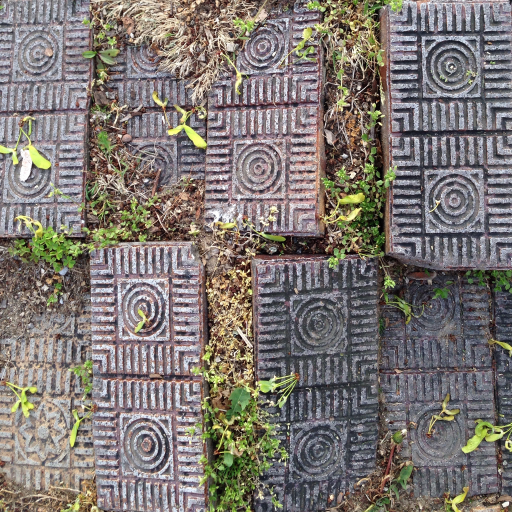
#> input picture testout.png, 1024 x 1024 px (shown at 1/2 size); its folder holds only this picture in this run
$ python -i ddslop.py   (imports and definitions only)
#> lines starting #> are read from the running program, lines starting #| are printed output that depends on the picture
#> further down, picture is the input picture: PIL image 1024x1024 RGBA; mean R, G, B, A 125.9, 119.2, 114.7, 254.8
"""DDS texture writer with DXT1/DXT5 (BC1/BC3) compression and mipmap support.

Dependencies: numpy, Pillow
"""

import struct
import numpy as np
from PIL import Image

# ── DDS constants ──────────────────────────────────────────────────────────────

_DDSD_CAPS        = 0x1
_DDSD_HEIGHT      = 0x2
_DDSD_WIDTH       = 0x4
_DDSD_PIXELFORMAT = 0x1000
_DDSD_MIPMAPCOUNT = 0x20000
_DDSD_LINEARSIZE  = 0x80000

_DDPF_FOURCC = 0x4

_DDSCAPS_COMPLEX = 0x8
_DDSCAPS_TEXTURE = 0x1000
_DDSCAPS_MIPMAP  = 0x400000

_FOURCC_DXT1 = struct.unpack("<I", b"DXT1")[0]
_FOURCC_DXT5 = struct.unpack("<I", b"DXT5")[0]

# ── Lookup tables (allocated once) ────────────────────────────────────────────

# DXT1: palette positions along endpoint line at t = 0, 1/3, 2/3, 1
#   sorted by t: idx1(0) idx3(1/3) idx2(2/3) idx0(1)
_BC1_INDEX_MAP = np.array([1, 3, 2, 0], dtype=np.uint8)
_BC1_PACK_WEIGHTS = (np.uint32(1) << (2 * np.arange(16, dtype=np.uint32)))

# DXT5 alpha: 8 positions along endpoint line at t = 0, 1/7, …, 6/7, 1
#   sorted by t: idx1(0) idx7(1/7) idx6(2/7) … idx2(6/7) idx0(1)
_BC3A_INDEX_MAP = np.array([1, 7, 6, 5, 4, 3, 2, 0], dtype=np.uint8)
_BC3A_BYTE_SHIFTS = np.array([0, 8, 16, 24, 32, 40], dtype=np.uint64)
_BC3A_PACK_WEIGHTS = (np.uint64(1) << (3 * np.arange(16, dtype=np.uint64)))

# ── Global quality knobs ───────────────────────────────────────────────────────

# When True the 2-subset and 3-subset partition search functions replace the
# pure bounding-box range heuristic with a single PCA power iteration per
# subset.  The power-iteration score (sum of squared projections onto the
# approximate principal axis) is a better proxy for within-subset variance than
# the axis-aligned bbox diagonal, at a modest extra cost.
_PARTITION_PCA: bool = True

# Tried this, but it doesn't actually really help lol
_ERROR_DIFFUSION: bool = False

# When True, _compress_bc7_s picks a mode uniformly at random per block instead
# of by lowest error.  Useful for exercising every decoder path.
_DEBUG_RANDOM: bool = False

# ── Helpers ────────────────────────────────────────────────────────────────────

def _pack_565(rgb):
    """(n, 3) float32 [0-255] → (n,) uint16 RGB565 with proper rounding."""
    # Scale and round each channel to its target bit depth
    # Red: 5 bits (0-31), Green: 6 bits (0-63), Blue: 5 bits (0-31)
    r = np.round(np.clip(rgb[..., 0], 0, 255) * (31 / 255)).astype(np.uint16)
    g = np.round(np.clip(rgb[..., 1], 0, 255) * (63 / 255)).astype(np.uint16)
    b = np.round(np.clip(rgb[..., 2], 0, 255) * (31 / 255)).astype(np.uint16)
    return (r << 11) | (g << 5) | b

def _unpack_565(c):
    """(n,) uint16 RGB565 → (n, 3) float32 [0-255]."""
    r = ((c >> 11) & 0x1F).astype(np.float32) * (255.0 / 31.0)
    g = ((c >> 5) & 0x3F).astype(np.float32) * (255.0 / 63.0)
    b = (c & 0x1F).astype(np.float32) * (255.0 / 31.0)
    return np.stack([r, g, b], axis=-1)


def _pad4(arr):
    """Pad H, W to multiples of 4 via edge replication."""
    h, w = arr.shape[:2]
    ph, pw = (-h) % 4, (-w) % 4
    if ph == 0 and pw == 0:
        return arr
    pad_width = [(0, ph), (0, pw)] + [(0, 0)] * (arr.ndim - 2)
    return np.pad(arr, pad_width, mode="edge")


def _to_blocks(arr):
    """(H, W, C) uint8 → (n_blocks, 16, C); H, W must be multiples of 4."""
    h, w, c = arr.shape
    return (arr
            .reshape(h // 4, 4, w // 4, 4, c)
            .transpose(0, 2, 1, 3, 4)
            .reshape(-1, 16, c))

# ── Endpoint selection ────────────────────────────────────────────────────────

def _endpoints_bbox(pixels):
    """Bounding-box endpoint selection. pixels: (n,16,3) float32 → c0,c1 uint16."""
    return _pack_565(pixels.max(axis=1)), _pack_565(pixels.min(axis=1))

def einsum_pc(a, b):
    return np.einsum("npc,npd->ncd", a, b)

def einsum_ij(a, b):
    return np.einsum("nij,nj->ni", a, b)

def np_mean(a, **kwargs):
    return np.mean(a, **kwargs)

# [117 lines left out: function _pca_endpoints, not called in this run]

from multiprocessing.pool import ThreadPool

# [35 lines left out: functions _pca_endpoints_p, _endpoints_pca, not called in this run]

# ── BC1 (DXT1) color compression ──────────────────────────────────────────────

def _compress_bc1(blocks, pca=0):
    """(n, 16, 3) uint8 → (n, 8) uint8 BC1 encoded."""
    n = blocks.shape[0]
    pixels = blocks.astype(np.float32)

    # Endpoint selection
    if pca:
        c0, c1 = _endpoints_pca(pixels, iterations=pca)
    else:
        c0, c1 = _endpoints_bbox(pixels)

    # Ensure c0 > c1 (selects 4-color mode)
    swap = c0 < c1
    c0, c1 = np.where(swap, c1, c0), np.where(swap, c0, c1)

    # Force c0 > c1 even for solid-color blocks
    eq = c0 == c1
    c0 = np.where(eq & (c0 < 0xFFFF), c0 + 1, c0).astype(np.uint16)
    still_eq = c0 == c1
    c1 = np.where(still_eq,
                   np.maximum(c1.astype(np.int32) - 1, 0),
                   c1.astype(np.int32)).astype(np.uint16)

    # Reconstruct endpoints from 565 for accurate palette matching
    e0 = _unpack_565(c0)  # (n, 3)
    e1 = _unpack_565(c1)  # (n, 3)

    # Project each pixel onto the e1→e0 line; t∈[0,1]
    direction = e0 - e1                                         # (n, 3)
    len_sq = np.maximum(
        (direction * direction).sum(axis=1, keepdims=True),     # (n, 1)
        1e-10)
    t = np.clip(
        ((pixels - e1[:, None, :]) * direction[:, None, :]).sum(axis=2) / len_sq,
                                      # (n, 16)
        0, 1)


    # Quantise to 4 palette slots → DXT index, optionally with error diffusion
    if _ERROR_DIFFUSION:
        pix_2d = pixels.reshape(n, 4, 4, 3)                    # (n, 4, 4, 3)
        rgb_err = np.zeros((n, 4, 4, 3), dtype=np.float32)     # accumulated RGB error
        raw_indices = np.empty((n, 4, 4), dtype=np.int32)

        for row in range(4):
            for col in range(4):
                # Shift this pixel by any RGB error diffused into it,
                # then re-project onto the endpoint line to get t.
                adj = pix_2d[:, row, col, :] + rgb_err[:, row, col, :]  # (n, 3)
                t_val = np.clip(
                    ((adj - e1) * direction).sum(axis=1) / len_sq[:, 0],
                    0, 1)                                        # (n,)

                # Quantise in t-space as before.
                q = np.clip(
                    (t_val * 3 + 0.5).astype(np.int32), 0, 3)  # (n,)
                raw_indices[:, row, col] = q

                # Reconstruct the palette RGB for the chosen slot and
                # measure the error in RGB space.
                # In 4-colour mode the palette is e1 + (k/3)*(e0-e1), k=0..3.
                palette_rgb = e1 + (q[:, None] / 3.0) * direction  # (n, 3)
                err_rgb = adj - palette_rgb                      # (n, 3)

                err_rgb *= 0.35
                _wa = (8.0/16.0) # 7
                _wb = (1.0/16.0) # 3
                _wc = (6.0/16.0) # 5
                _wd = (1.0/16.0) # 1

                # Floyd-Steinberg: distribute RGB error to in-block neighbours.
                if col + 1 < 4:
                    rgb_err[:, row,     col + 1] += err_rgb * _wa
                if row + 1 < 4:
                    if col - 1 >= 0:
                        rgb_err[:, row + 1, col - 1] += err_rgb * _wb
                    rgb_err[:, row + 1, col    ] += err_rgb * _wc
                    if col + 1 < 4:
                        rgb_err[:, row + 1, col + 1] += err_rgb * _wd

        indices = _BC1_INDEX_MAP[raw_indices.reshape(n, 16)]    # (n, 16)
    else:
        indices = _BC1_INDEX_MAP[
            np.clip(np.round((t * 3.0)).astype(np.int32), 0, 3)]

    # Pack 16×2-bit indices into one uint32 per block
    packed = (indices.astype(np.uint32) *
              _BC1_PACK_WEIGHTS[None, :]).sum(axis=1).astype(np.uint32)

    out = np.empty((n, 8), dtype=np.uint8)
    out[:, 0] = c0 & 0xFF
    out[:, 1] = c0 >> 8
    out[:, 2] = c1 & 0xFF
    out[:, 3] = c1 >> 8
    out[:, 4] = packed & 0xFF
    out[:, 5] = (packed >> 8) & 0xFF
    out[:, 6] = (packed >> 16) & 0xFF
    out[:, 7] = (packed >> 24) & 0xFF
    return out

# ── BC3 (DXT5) alpha compression ──────────────────────────────────────────────

def _compress_bc3_alpha(blocks):
    """(n, 16) uint8 → (n, 8) uint8 BC3 alpha encoded."""
    n = blocks.shape[0]

    a0 = blocks.max(axis=1).astype(np.int16)  # (n,)
    a1 = blocks.min(axis=1).astype(np.int16)

    # Ensure a0 > a1 (selects 8-interpolant mode)
    eq = a0 == a1
    a0 = np.where(eq, np.minimum(a0 + 1, 255), a0)
    still_eq = a0 == a1
    a1 = np.where(still_eq, np.maximum(a1 - 1, 0), a1)

    range_a = np.maximum((a0 - a1).astype(np.float32), 1.0)
    t = np.clip(
        (blocks.astype(np.float32) - a1[:, None].astype(np.float32))
            / range_a[:, None],
        0, 1)

    indices = _BC3A_INDEX_MAP[
        np.clip((t * 7 + 0.5).astype(np.int32), 0, 7)]

    # Pack 16×3-bit indices into 48 bits
    packed = (indices.astype(np.uint64) *
              _BC3A_PACK_WEIGHTS[None, :]).sum(axis=1)

    out = np.empty((n, 8), dtype=np.uint8)
    out[:, 0] = a0.astype(np.uint8)
    out[:, 1] = a1.astype(np.uint8)
    out[:, 2:8] = ((packed[:, None] >> _BC3A_BYTE_SHIFTS[None, :])
                    & np.uint64(0xFF)).astype(np.uint8)
    return out

# ── BC7 (BPTC) compression ────────────────────────────────────────────────────
#
# Implements modes 0, 1, 2, 3, 4, 5, 6 — covering 3-subset RGB (P-bit and plain),
# opaque 2-subset, precise 2-subset, separate-alpha (5-bit+6-bit and 7-bit+8-bit),
# and single-partition RGBA.

# 2-subset partition table (64 partitions × 16 pixels)
_BC7_P2 = np.array([int(c) for c in (
    "0011001100110011" "0001000100010001" "0111011101110111" "0001001100110111"
    "0000000100010011" "0011011101111111" "0001001101111111" "0000000100110111"
    "0000000000010011" "0011011111111111" "0000000101111111" "0000000000010111"
    "0001011111111111" "0000000011111111" "0000111111111111" "0000000000001111"
    "0000100011101111" "0111000100000000" "0000000010001110" "0111001100010000"
    "0011000100000000" "0000100011001110" "0000000010001100" "0111001100110001"
    "0011000100010000" "0000100010001100" "0110011001100110" "0011011001101100"
    "0001011111101000" "0000111111110000" "0111000110001110" "0011100110011100"
    "0101010101010101" "0000111100001111" "0101101001011010" "0011001111001100"
    "0011110000111100" "0101010110101010" "0110100101101001" "0101101010100101"
    "0111001111001110" "0001001111001000" "0011001001001100" "0011101111011100"
    "0110100110010110" "0011110011000011" "0110011010011001" "0000011001100000"
    "0100111001000000" "0010011100100000" "0000001001110010" "0000010011100100"
    "0110110010010011" "0011011011001001" "0110001110011100" "0011100111000110"
    "0110110011001001" "0110001100111001" "0111111010000001" "0001100011100111"
    "0000111100110011" "0011001111110000" "0010001011101110" "0100010001110111"
)], dtype=np.uint8).reshape(64, 16)

# 3-subset partition table (64 × 16) — needed for anchor table validation
_BC7_P3 = np.array([int(c) for c in (
    "0011001102212222" "0001001122112221" "0000200122112211" "0222002200110111"
    "0000000011221122" "0011001100220022" "0022002211111111" "0011001122112211"
    "0000000011112222" "0000111111112222" "0000111122222222" "0012001200120012"
    "0112011201120112" "0122012201220122" "0011011211221222" "0011200122002220"
    "0001001101121122" "0111001120012200" "0000112211221122" "0022002200221111"
    "0111011102220222" "0001000122212221" "0000001101220122" "0000110022102210"
    "0122012200110000" "0012001211222222" "0110122112210110" "0000011012211221"
    "0022110211020022" "0110011020022222" "0011012201220011" "0000200022112221"
    "0000000211221222" "0222002200120011" "0011001200220222" "0120012001200120"
    "0000111122220000" "0120120120120120" "0120201212010120" "0011220011220011"
    "0011112222000011" "0101010122222222" "0000000021212121" "0022112200221122"
    "0022001100220011" "0220122102201221" "0101222222220101" "0000212121212121"
    "0101010101012222" "0222011102220111" "0002111200021112" "0000211221122112"
    "0222011101110222" "0002111211120002" "0110011001102222" "0000000021122112"
    "0110011022222222" "0022001100110022" "0022112211220022" "0000000000002112"
    "0002000100020001" "0222122202221222" "0101222222222222" "0111201122012220"
)], dtype=np.uint8).reshape(64, 16)

# Anchor index for subset 1 in 2-subset modes (indexed by partition ID)
_BC7_A2 = np.array([
    15,15,15,15,15,15,15,15, 15,15,15,15,15,15,15,15,
    15, 2, 8, 2, 2, 8, 8,15,  2, 8, 2, 2, 8, 8, 2, 2,
    15,15, 6, 8, 2, 8,15,15,  2, 8, 2, 2, 2,15,15, 6,
     6, 2, 6, 8,15,15, 2, 2, 15,15,15,15,15, 2, 2,15,
], dtype=np.uint8)

# Anchor indices for 3-subset modes (subset 1 and subset 2)
_BC7_A3_2 = np.array([
     3, 3,15,15, 8, 3,15,15,  8, 8, 6, 6, 6, 5, 3, 3,
     3, 3, 8,15, 3, 3, 6,10,  5, 8, 8, 6, 8, 5,15,15,
     8,15, 3, 5, 6,10, 8,15, 15, 3,15, 5,15,15,15,15,
     3,15, 5, 5, 5, 8, 5,10,  5,10, 8,13,15,12, 3, 3,
], dtype=np.uint8)

_BC7_A3_3 = np.array([
    15, 8, 8, 3,15,15, 3, 8, 15,15,15,15,15,15,15, 8,
    15, 8,15, 3,15, 8,15, 8,  3,15, 6,10,15,15,10, 8,
    15, 3,15,10,10, 8, 9,10,  6,15, 8,15, 3, 6, 6, 8,
    15, 3,15,15,15,15,15,15, 15,15,15,15, 3,15,15, 8,
], dtype=np.uint8)

# Interpolation weights (integer, out of 64)
_BC7_W2 = np.array([0, 21, 43, 64], dtype=np.int32)
_BC7_W3 = np.array([0, 9, 18, 27, 37, 46, 55, 64], dtype=np.int32)
_BC7_W4 = np.array([0, 4, 9, 13, 17, 21, 26, 30,
                     34, 38, 43, 47, 51, 55, 60, 64], dtype=np.int32)

# Searchsorted boundaries (normalised to [0,1]) for index assignment
_BC7_B2 = (_BC7_W2[:-1] + _BC7_W2[1:]).astype(np.float64) / 128.0
_BC7_B3 = (_BC7_W3[:-1] + _BC7_W3[1:]).astype(np.float64) / 128.0
_BC7_B4 = (_BC7_W4[:-1] + _BC7_W4[1:]).astype(np.float64) / 128.0

# ── BC7 quantisation tables ──────────────────────────────────────────────────
# Dequant: N-bit value → 8-bit value   (bit replication)
# Quant:   8-bit value → N-bit value   (nearest match)

_BC7_DEQUANT = {}
_BC7_QUANT = {}
# [6 lines not run here, left out]

# P-bit–aware tables: key = (color_bits, p_bit)
_BC7_DEQUANT_PB = {}
_BC7_QUANT_PB = {}
# [9 lines not run here, left out]

# ── BC7 bit-packing helpers ───────────────────────────────────────────────────

# [36 lines left out: functions _bw, _bc7_pack, _bc7_project_idx, not called in this run]


def _bc7_error_helper(pixels, recon):
    return ((pixels - recon) ** 2)

# [979 lines left out: functions _bc7_error, _bc7_mode6, _bc7_mode5, _bc7_mode4_0, _bc7_mode4_1, _bc7_best_partition and 5 more, not called in this run]

def _worker_unpack(args):
    chunk, pca, lite, nano, zero = args
    return _compress_bc7_s(chunk, pca=pca, lite=lite, nano=nano, zero=zero)

# [38 lines left out: function _compress_bc7, not called in this run]

# ── Per-level compression ─────────────────────────────────────────────────────

def _compress_level(arr, pixel_format, pca=0):
    """Compress one mip level.  arr: (H, W, C) uint8 (any H/W)."""
    arr = _pad4(arr)

    if pixel_format == "BC7" or pixel_format == "BC7lite" or pixel_format == "BC7nano" or pixel_format == "BC7zero":
        if arr.shape[2] < 4:
            arr = np.concatenate([arr[..., :3],
                                  np.full(arr.shape[:2] + (1,), 255, np.uint8)], axis=2)
        return _compress_bc7(_to_blocks(arr[:, :, :4]), pca=pca, lite=pixel_format == "BC7lite", nano=pixel_format == "BC7nano", zero=pixel_format == "BC7zero").tobytes()

    rgb = arr[..., :3]
    rgb_blocks = _to_blocks(rgb)
    color = _compress_bc1(rgb_blocks, pca=pca)

    if pixel_format == "DXT1":
        return color.tobytes()

    # DXT5: alpha block (8 B) then color block (8 B) per 4×4 tile
    if arr.shape[2] >= 4:
        alpha_blocks = _to_blocks(arr[..., 3:4]).squeeze(-1)
    else:
        alpha_blocks = np.full(rgb_blocks.shape[:2], 255, dtype=np.uint8)
    alpha = _compress_bc3_alpha(alpha_blocks)
    return np.concatenate([alpha, color], axis=1).tobytes()

# ── DDS header ─────────────────────────────────────────────────────────────────

def _write_header(f, width, height, pixel_format, mip_count):
    flags = (_DDSD_CAPS | _DDSD_HEIGHT | _DDSD_WIDTH |
             _DDSD_PIXELFORMAT | _DDSD_LINEARSIZE)
    caps = _DDSCAPS_TEXTURE

    if mip_count > 1:
        flags |= _DDSD_MIPMAPCOUNT
        caps |= _DDSCAPS_COMPLEX | _DDSCAPS_MIPMAP

    block_size = 8 if pixel_format == "DXT1" else 16
    bw = max(1, (width + 3) // 4)
    bh = max(1, (height + 3) // 4)
    linear_size = bw * bh * block_size

    fourcc = _FOURCC_DXT1 if pixel_format == "DXT1" else _FOURCC_DXT5

    f.write(b"DDS ")
    f.write(struct.pack("<7I", 124, flags, height, width,
                        linear_size, 0, mip_count))
    f.write(b"\x00" * 44)                         # dwReserved1[11]
    f.write(struct.pack("<2I", 32, _DDPF_FOURCC))  # pixelformat size + flags
    f.write(struct.pack("<I", fourcc))
    f.write(b"\x00" * 20)                          # bit counts / masks
    f.write(struct.pack("<5I", caps, 0, 0, 0, 0))


# [27 lines left out: function _write_header_dx10, not called in this run]

# ── Public API ─────────────────────────────────────────────────────────────────

def _is_bc7(pixel_format):
    return pixel_format in ("BC7", "BC7lite", "BC7nano", "BC7zero")


def to_buffer(image, pixel_format=None, mipmaps=True, mipmaps_linear=False, pca=0):
    """Compress a PIL Image to DDS and return the raw bytes.

    Args:
        image:        PIL Image (any mode — converted automatically).
        pixel_format: ``"DXT1"`` (BC1), ``"DXT5"`` (BC3), ``"BC7"`` / ``"BC7lite"``
                      / ``"BC7nano"`` / ``"BC7zero"`` (BPTC).
                      Auto-detected from image mode when *None*.
        mipmaps:      Generate a full mipmap chain down to 1×1 (default True).
        mipmaps_linear: Generate mipmaps in linear light (default False).
        pca:          PCA power-iteration steps for endpoint selection (0 = bbox).
    """
#> called with mipmaps = True, mipmaps_linear = False, pca = 0
    if pixel_format is None:
        pixel_format = "DXT5" if image.mode in ("RGBA", "LA", "PA") else "DXT1"
#> pixel_format = 'DXT5'
    if pixel_format not in ("DXT1", "DXT5", "BC7", "BC7lite", "BC7nano", "BC7zero"):
        raise ValueError(f"pixel_format must be 'DXT1', 'DXT5', or 'BC7', got {pixel_format!r}")

    if _is_bc7(pixel_format):
        image = image.convert("RGBA")
    else:
        image = image.convert("RGBA" if pixel_format == "DXT5" else "RGB")
    w, h = image.size
#> w = 1024; h = 1024

    # Build mip chain
    levels = [image]
    if mipmaps:
        mw, mh = w, h
#> mw = 1024; mh = 1024
        if not mipmaps_linear:
            while mw > 1 or mh > 1:
                mw, mh = max(1, mw // 2), max(1, mh // 2)
                levels.append(image.resize((mw, mh), Image.Resampling.BOX))
#> after the loop, levels = 11 items
        else:
            arr = np.array(image, dtype=np.float32) / 255.0
            c_idx = slice(-1) if (arr.ndim == 3 and arr.shape[-1] in (2, 4)) else slice(None)
            arr[..., c_idx] = np.where(arr[..., c_idx] <= 0.04045,
                                       arr[..., c_idx] / 12.92,
                                       ((arr[..., c_idx] + 0.055) / 1.055) ** 2.4)
            bands = ([Image.fromarray(arr[..., i], 'F') for i in range(arr.shape[-1])]
                     if arr.ndim == 3 else [Image.fromarray(arr, 'F')])
            while mw > 1 or mh > 1:
                mw, mh = max(1, mw // 2), max(1, mh // 2)
                bands = [b.resize((mw, mh), Image.Resampling.BOX) for b in bands]
                s_mip = (np.stack([np.array(b) for b in bands], axis=-1)
                         if arr.ndim == 3 else np.array(bands[0]))
                s_mip[..., c_idx] = np.where(s_mip[..., c_idx] <= 0.0031308,
                                             s_mip[..., c_idx] * 12.92,
                                             1.055 * (s_mip[..., c_idx] ** (1/2.4)) - 0.055)
                levels.append(Image.fromarray((np.clip(s_mip, 0, 1) * 255).astype(np.uint8)))

    import io
    buf = io.BytesIO()
    if _is_bc7(pixel_format):
        _write_header_dx10(buf, w, h, 98, len(levels))
    else:
        _write_header(buf, w, h, pixel_format, len(levels))
    for lvl in levels:
        buf.write(_compress_level(np.asarray(lvl), pixel_format, pca=pca))
#> this loop made 11 passes
#> pass 2, in _compress_level (call 2), `arr = _pad4(arr)`:
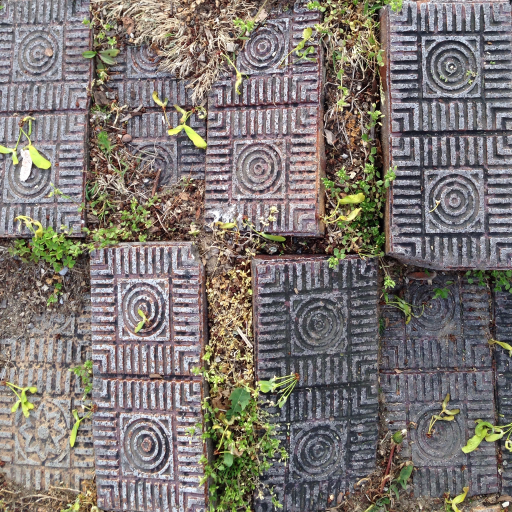
#> arr: shape (512, 512, 4); mean R, G, B, A 126.2, 119.6, 115, 254.8; transparent parts drawn white
#> pass 3, in _compress_level (call 3), `arr = _pad4(arr)`:
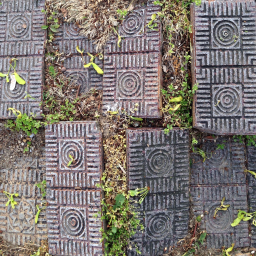
#> arr: shape (256, 256, 4); mean R, G, B, A 126, 119.4, 114.8, 254.8; transparent parts drawn white
    return buf.getvalue()


# [22 lines left out: function save_dds, not called in this run]

>>> from PIL import Image
>>> picture = Image.open('testout.png')
>>> result = to_buffer(picture)

$ run again, on __tiles.png
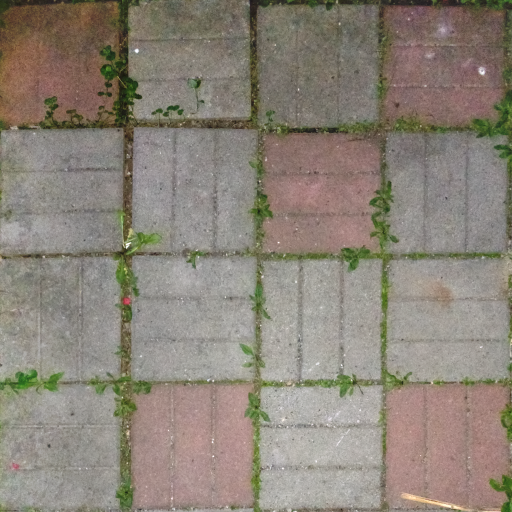
#> input picture __tiles.png, 1024 x 1024 px (shown at 1/2 size)
#> picture is the input picture: PIL image 1024x1024 RGBA; mean R, G, B, A 139.7, 131.6, 120.5, 255
#> after the loop in to_buffer, `while mw > 1 or mh > 1:`: levels = 11 items
#> the loop in to_buffer, `for lvl in levels:` made 11 passes
#> pass 2, in _compress_level (call 2), `arr = _pad4(arr)`:
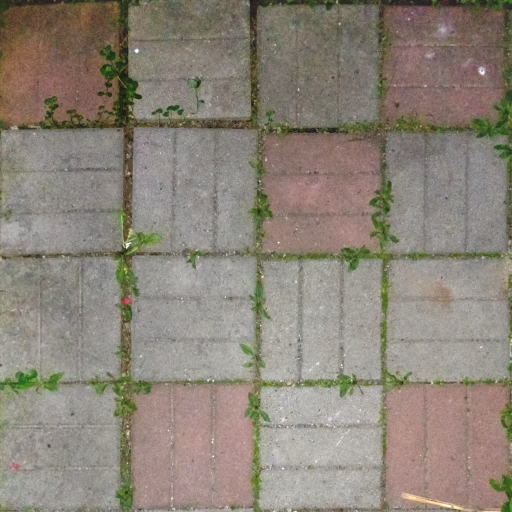
#> arr: shape (512, 512, 4); mean R, G, B, A 140.1, 132.1, 121, 255

$ run again, on a.png
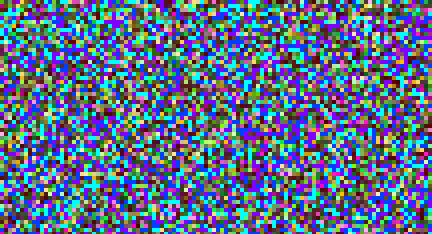
#> input picture a.png, 432 x 234 px
#> picture is the input picture: PIL image 432x234 RGB; mean R, G, B 91, 108.2, 140.3
#> after the loop in to_buffer, `while mw > 1 or mh > 1:`: levels = 9 items
#> the loop in to_buffer, `for lvl in levels:` made 9 passes
#> pass 2, in _compress_level (call 2), `arr = _pad4(arr)`:
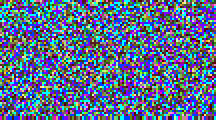
#> arr: shape (120, 216, 3); mean of channels 0, 1, 2 91, 107.8, 140.3; drawn as R, G, B
#> pass 3, in _compress_level (call 3), `arr = _pad4(arr)`:
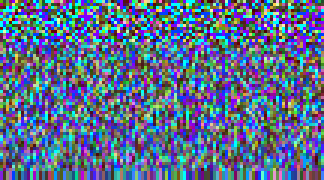
#> arr: shape (60, 108, 3) (shown 3 times larger); mean of channels 0, 1, 2 90.9, 108.2, 140.5; drawn as R, G, B
